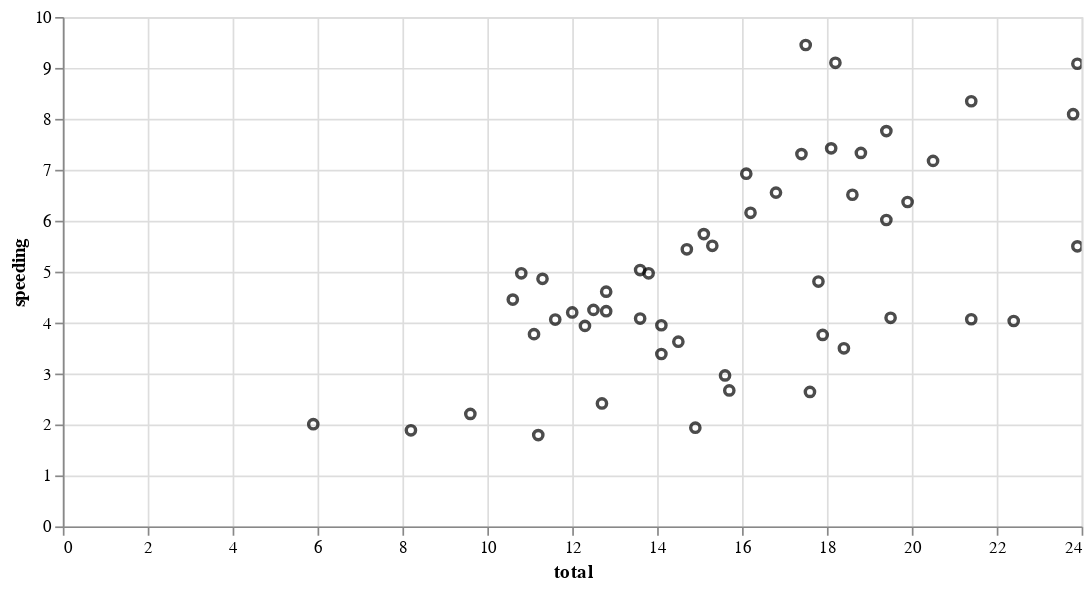

Write notebook code for a chart like this one.
### Code cell
(alt.Chart(df) 
  .mark_point(color='black') #the kind of chart , can pass extra intputs, not based on data only of type of chart
  .encode(x='total', y='speeding', tooltip = ['abbrev', 'not_distracted']) # encode data from df to the chart, ecnode links to df
  .properties(width=600, height=300) #ad extra properties independent of the mark and chart
  .interactive())

### Figure 1 — Vega-Lite specification as saved in the notebook (floating-point values rounded to 4 significant figures)
{"config": {"view": {"continuousWidth": 400, "continuousHeight": 300}}, "data": {"name": "data-b4052d6f341684cce42c9d54b1cd2716"}, "mark": {"type": "point", "color": "black"}, "encoding": {"tooltip": [{"type": "nominal", "field": "abbrev"}, {"type": "quantitative", "field": "not_distracted"}], "x": {"type": "quantitative", "field": "total"}, "y": {"type": "quantitative", "field": "speeding"}}, "height": 300, "selection": {"selector003": {"type": "interval", "bind": "scales", "encodings": ["x", "y"]}}, "width": 600, "$schema": "https://vega.github.io/schema/vega-lite/v4.8.1.json", "datasets": {"data-b4052d6f341684cce42c9d54b1cd2716": [{"total": 18.8, "speeding": 7.332, "alcohol": 5.64, "not_distracted": 18.05, "no_previous": 15.04, "ins_premium": 784.5, "ins_losses": 145.1, "abbrev": "AL"}, {"total": 18.1, "speeding": 7.421, "alcohol": 4.525, "not_distracted": 16.29, "no_previous": 17.01, "ins_premium": 1053.0, "ins_losses": 133.9, "abbrev": "AK"}, {"total": 18.6, "speeding": 6.51, "alcohol": 5.208, "not_distracted": 15.62, "no_previous": 17.86, "ins_premium": 899.5, "ins_losses": 110.3, "abbrev": "AZ"}, {"total": 22.4, "speeding": 4.032, "alcohol": 5.824, "not_distracted": 21.06, "no_previous": 21.28, "ins_premium": 827.3, "ins_losses": 142.4, "abbrev": "AR"}, {"total": 12.0, "speeding": 4.2, "alcohol": 3.36, "not_distracted": 10.92, "no_previous": 10.68, "ins_premium": 878.4, "ins_losses": 165.6, "abbrev": "CA"}, {"total": 13.6, "speeding": 5.032, "alcohol": 3.808, "not_distracted": 10.74, "no_previous": 12.92, "ins_premium": 835.5, "ins_losses": 139.9, "abbrev": "CO"}, {"total": 10.8, "speeding": 4.968, "alcohol": 3.888, "not_distracted": 9.396, "no_previous": 8.856, "ins_premium": 1069.0, "ins_losses": 167.0, "abbrev": "CT"}, {"total": 16.2, "speeding": 6.156, "alcohol": 4.86, "not_distracted": 14.09, "no_previous": 16.04, "ins_premium": 1138.0, "ins_losses": 151.5, "abbrev": "DE"}, {"total": 5.9, "speeding": 2.006, "alcohol": 1.593, "not_distracted": 5.9, "no_previous": 5.9, "ins_premium": 1274.0, "ins_losses": 136.1, "abbrev": "DC"}, {"total": 17.9, "speeding": 3.759, "alcohol": 5.191, "not_distracted": 16.47, "no_previous": 16.83, "ins_premium": 1160.0, "ins_losses": 144.2, "abbrev": "FL"}, {"total": 15.6, "speeding": 2.964, "alcohol": 3.9, "not_distracted": 14.82, "no_previous": 14.51, "ins_premium": 913.1, "ins_losses": 142.8, "abbrev": "GA"}, {"total": 17.5, "speeding": 9.45, "alcohol": 7.175, "not_distracted": 14.35, "no_previous": 15.22, "ins_premium": 861.2, "ins_losses": 120.9, "abbrev": "HI"}, {"total": 15.3, "speeding": 5.508, "alcohol": 4.437, "not_distracted": 13.01, "no_previous": 14.99, "ins_premium": 642.0, "ins_losses": 82.75, "abbrev": "ID"}, {"total": 12.8, "speeding": 4.608, "alcohol": 4.352, "not_distracted": 12.03, "no_previous": 12.29, "ins_premium": 803.1, "ins_losses": 139.2, "abbrev": "IL"}, {"total": 14.5, "speeding": 3.625, "alcohol": 4.205, "not_distracted": 13.78, "no_previous": 13.78, "ins_premium": 710.5, "ins_losses": 108.9, "abbrev": "IN"}, {"total": 15.7, "speeding": 2.669, "alcohol": 3.925, "not_distracted": 15.23, "no_previous": 13.66, "ins_premium": 649.1, "ins_losses": 114.5, "abbrev": "IA"}, {"total": 17.8, "speeding": 4.806, "alcohol": 4.272, "not_distracted": 13.71, "no_previous": 15.13, "ins_premium": 780.5, "ins_losses": 133.8, "abbrev": "KS"}, {"total": 21.4, "speeding": 4.066, "alcohol": 4.922, "not_distracted": 16.69, "no_previous": 16.26, "ins_premium": 872.5, "ins_losses": 137.1, "abbrev": "KY"}, {"total": 20.5, "speeding": 7.175, "alcohol": 6.765, "not_distracted": 14.96, "no_previous": 20.09, "ins_premium": 1282.0, "ins_losses": 194.8, "abbrev": "LA"}, {"total": 15.1, "speeding": 5.738, "alcohol": 4.53, "not_distracted": 13.14, "no_previous": 12.68, "ins_premium": 661.9, "ins_losses": 96.57, "abbrev": "ME"}, {"total": 12.5, "speeding": 4.25, "alcohol": 4.0, "not_distracted": 8.875, "no_previous": 12.38, "ins_premium": 1049.0, "ins_losses": 192.7, "abbrev": "MD"}, {"total": 8.2, "speeding": 1.886, "alcohol": 2.87, "not_distracted": 7.134, "no_previous": 6.56, "ins_premium": 1011.0, "ins_losses": 135.6, "abbrev": "MA"}, {"total": 14.1, "speeding": 3.384, "alcohol": 3.948, "not_distracted": 13.39, "no_previous": 10.86, "ins_premium": 1111.0, "ins_losses": 152.3, "abbrev": "MI"}, {"total": 9.6, "speeding": 2.208, "alcohol": 2.784, "not_distracted": 8.448, "no_previous": 8.448, "ins_premium": 777.2, "ins_losses": 133.3, "abbrev": "MN"}, {"total": 17.6, "speeding": 2.64, "alcohol": 5.456, "not_distracted": 1.76, "no_previous": 17.6, "ins_premium": 896.1, "ins_losses": 155.8, "abbrev": "MS"}, {"total": 16.1, "speeding": 6.923, "alcohol": 5.474, "not_distracted": 14.81, "no_previous": 13.52, "ins_premium": 790.3, "ins_losses": 144.4, "abbrev": "MO"}, {"total": 21.4, "speeding": 8.346, "alcohol": 9.416, "not_distracted": 17.98, "no_previous": 18.19, "ins_premium": 816.2, "ins_losses": 85.15, "abbrev": "MT"}, {"total": 14.9, "speeding": 1.937, "alcohol": 5.215, "not_distracted": 13.86, "no_previous": 13.41, "ins_premium": 732.3, "ins_losses": 114.8, "abbrev": "NE"}, {"total": 14.7, "speeding": 5.439, "alcohol": 4.704, "not_distracted": 13.96, "no_previous": 14.55, "ins_premium": 1030.0, "ins_losses": 138.7, "abbrev": "NV"}, {"total": 11.6, "speeding": 4.06, "alcohol": 3.48, "not_distracted": 10.09, "no_previous": 9.628, "ins_premium": 746.5, "ins_losses": 120.2, "abbrev": "NH"}, {"total": 11.2, "speeding": 1.792, "alcohol": 3.136, "not_distracted": 9.632, "no_previous": 8.736, "ins_premium": 1302.0, "ins_losses": 159.8, "abbrev": "NJ"}, {"total": 18.4, "speeding": 3.496, "alcohol": 4.968, "not_distracted": 12.33, "no_previous": 18.03, "ins_premium": 869.9, "ins_losses": 120.8, "abbrev": "NM"}, {"total": 12.3, "speeding": 3.936, "alcohol": 3.567, "not_distracted": 10.82, "no_previous": 9.84, "ins_premium": 1234.0, "ins_losses": 150.0, "abbrev": "NY"}, {"total": 16.8, "speeding": 6.552, "alcohol": 5.208, "not_distracted": 15.79, "no_previous": 13.61, "ins_premium": 708.2, "ins_losses": 127.8, "abbrev": "NC"}, {"total": 23.9, "speeding": 5.497, "alcohol": 10.04, "not_distracted": 23.66, "no_previous": 20.55, "ins_premium": 688.8, "ins_losses": 109.7, "abbrev": "ND"}, {"total": 14.1, "speeding": 3.948, "alcohol": 4.794, "not_distracted": 13.96, "no_previous": 11.56, "ins_premium": 697.7, "ins_losses": 133.5, "abbrev": "OH"}, {"total": 19.9, "speeding": 6.368, "alcohol": 5.771, "not_distracted": 18.31, "no_previous": 18.71, "ins_premium": 881.5, "ins_losses": 178.9, "abbrev": "OK"}, {"total": 12.8, "speeding": 4.224, "alcohol": 3.328, "not_distracted": 8.576, "no_previous": 11.52, "ins_premium": 804.7, "ins_losses": 104.6, "abbrev": "OR"}, {"total": 18.2, "speeding": 9.1, "alcohol": 5.642, "not_distracted": 17.47, "no_previous": 16.02, "ins_premium": 906.0, "ins_losses": 153.9, "abbrev": "PA"}, {"total": 11.1, "speeding": 3.774, "alcohol": 4.218, "not_distracted": 10.21, "no_previous": 8.769, "ins_premium": 1149.0, "ins_losses": 148.6, "abbrev": "RI"}, {"total": 23.9, "speeding": 9.082, "alcohol": 9.799, "not_distracted": 22.94, "no_previous": 19.36, "ins_premium": 859.0, "ins_losses": 116.3, "abbrev": "SC"}, {"total": 19.4, "speeding": 6.014, "alcohol": 6.402, "not_distracted": 19.01, "no_previous": 16.68, "ins_premium": 669.3, "ins_losses": 96.87, "abbrev": "SD"}, {"total": 19.5, "speeding": 4.095, "alcohol": 5.655, "not_distracted": 15.99, "no_previous": 15.79, "ins_premium": 767.9, "ins_losses": 155.6, "abbrev": "TN"}, {"total": 19.4, "speeding": 7.76, "alcohol": 7.372, "not_distracted": 17.65, "no_previous": 16.88, "ins_premium": 1005.0, "ins_losses": 156.8, "abbrev": "TX"}, {"total": 11.3, "speeding": 4.859, "alcohol": 1.808, "not_distracted": 9.944, "no_previous": 10.85, "ins_premium": 809.4, "ins_losses": 109.5, "abbrev": "UT"}, {"total": 13.6, "speeding": 4.08, "alcohol": 4.08, "not_distracted": 13.06, "no_previous": 12.92, "ins_premium": 716.2, "ins_losses": 109.6, "abbrev": "VT"}, {"total": 12.7, "speeding": 2.413, "alcohol": 3.429, "not_distracted": 11.05, "no_previous": 11.18, "ins_premium": 769.0, "ins_losses": 153.7, "abbrev": "VA"}, {"total": 10.6, "speeding": 4.452, "alcohol": 3.498, "not_distracted": 8.692, "no_previous": 9.116, "ins_premium": 890.0, "ins_losses": 111.6, "abbrev": "WA"}, {"total": 23.8, "speeding": 8.092, "alcohol": 6.664, "not_distracted": 23.09, "no_previous": 20.71, "ins_premium": 992.6, "ins_losses": 152.6, "abbrev": "WV"}, {"total": 13.8, "speeding": 4.968, "alcohol": 4.554, "not_distracted": 5.382, "no_previous": 11.59, "ins_premium": 670.3, "ins_losses": 106.6, "abbrev": "WI"}, {"total": 17.4, "speeding": 7.308, "alcohol": 5.568, "not_distracted": 14.09, "no_previous": 15.66, "ins_premium": 791.1, "ins_losses": 122.0, "abbrev": "WY"}]}}
